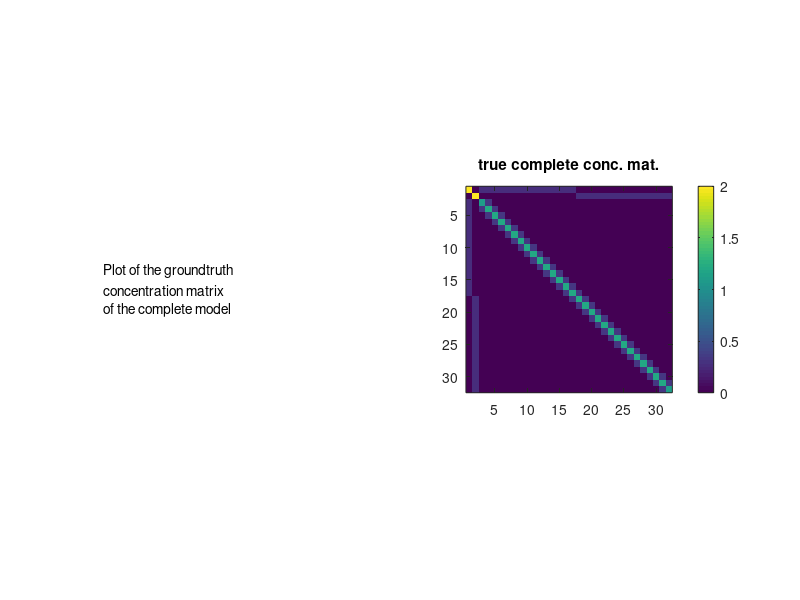
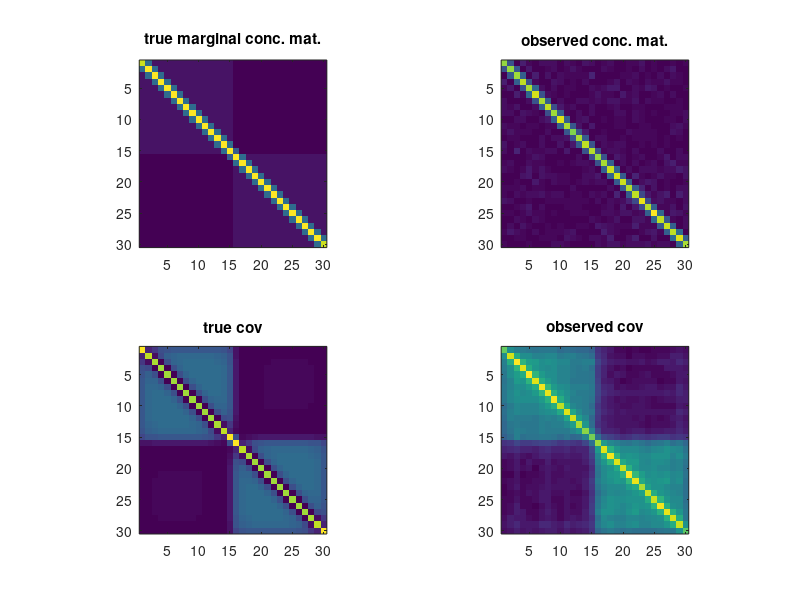

The MATLAB script that drew these images, in order:
% Toy example


clear all; clc; close all;
%% settings

n=1000; % number of samples

ks=[15 15];


pl=length(ks); % number of latent variables
po=sum(ks);% number of observed variables

pt=po+pl;
sigma2l=1;
sigma2lo=1;
scale=1./sqrt(ks);
% scale=ones(1,pl);

% slo=.2; % level of sparsity on latent-observed block of conceptration mat
% soo=.2; % level of sparsity on latent-observed block of conceptration mat
%Doo=eye(po)/sigma2lo;
T=toeplitz(1:po)-1;
T=.3.^T;
Doo=inv(T);
Dol=zeros(po,pl);
for i=1:pl
    if i>1
        i1=sum(ks(1:(i-1)))+1;
    else
        i1=1;
    end
    i2=i1+ks(i)-1;
%     Dol(i1:i2,i)=-ones(ks(i),1)*scale(i)/sigma2lo;
    Dol(i1:i2,i)=-ones(ks(i),1)*scale(i);
end
Dll=zeros(pl);
for i=1:pl
%%Dll(i,i)=1/sigma2l+ks(i)*scale(i)^2/sigma2lo;
Dll(i,i)=2;
end

%% construction of the conceptration matrix
Dfull=zeros(pt);
Dfull(1:pl,1:pl)=Dll;
Dfull((pl+1):pt,(pl+1):pt)=Doo;
Dfull(1:pl,(pl+1):pt)=Dol';
Dfull((pl+1):pt,1:pl)=Dol;

Dfull=.5*(Dfull+Dfull');
Dmargo=Doo-Dol*Dol';


descr = {'Plot of the groundtruth '
    'concentration matrix';
    'of the complete model'};

figure(1);clf;
subplot(1,2,1)
axis off;
text(0,.5,descr)
pbaspect([1 1 1]);
subplot(1,2,2)
imagesc(abs(Dfull));
colorbar;
pbaspect([1 1 1]);
title('true complete conc. mat.');

if eigs(Dfull,1,'sa')<0
    error('The conceptration matrix of the complete model is not PSD \n')
end

%% sampling data
mu=zeros(1,pt); % vector of means
Xfull=mvnrnd(mu, inv(Dfull), n)';
X=Xfull((pl+1):pt,:);
S=cov(X');
% S=inv(Dmargo);

%% plotting

figure(2);clf;
subplot(2,2,1);
imagesc(abs(Dmargo));
pbaspect([1 1 1]);
title('true marginal conc. mat.');
subplot(2,2,2);
imagesc(abs(inv(S)));
pbaspect([1 1 1]);
title('observed conc. mat.');
subplot(2,2,3);
imagesc(abs(inv(Dmargo)));
pbaspect([1 1 1]);
title('true cov');
subplot(2,2,4);
imagesc(abs(S));
pbaspect([1 1 1]);
title('observed cov');


 